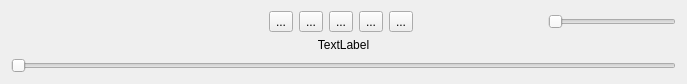
<?xml version="1.0" encoding="UTF-8"?>
<ui version="4.0">
 <class>MediaController</class>
 <widget class="QWidget" name="MediaController">
  <property name="geometry">
   <rect>
    <x>0</x>
    <y>0</y>
    <width>687</width>
    <height>80</height>
   </rect>
  </property>
  <layout class="QVBoxLayout" name="verticalLayout">
   <item>
    <layout class="QHBoxLayout" name="horizontalLayout_2">
     <item>
      <spacer name="horizontalSpacer">
       <property name="orientation">
        <enum>Qt::Horizontal</enum>
       </property>
       <property name="sizeHint" stdset="0">
        <size>
         <width>40</width>
         <height>20</height>
        </size>
       </property>
      </spacer>
     </item>
     <item>
      <widget class="QToolButton" name="prev">
       <property name="text">
        <string>...</string>
       </property>
       <property name="iconSize">
        <size>
         <width>32</width>
         <height>32</height>
        </size>
       </property>
      </widget>
     </item>
     <item>
      <widget class="QToolButton" name="play">
       <property name="text">
        <string>...</string>
       </property>
       <property name="iconSize">
        <size>
         <width>32</width>
         <height>32</height>
        </size>
       </property>
      </widget>
     </item>
     <item>
      <widget class="QToolButton" name="pause">
       <property name="text">
        <string>...</string>
       </property>
       <property name="iconSize">
        <size>
         <width>32</width>
         <height>32</height>
        </size>
       </property>
      </widget>
     </item>
     <item>
      <widget class="QToolButton" name="stop">
       <property name="text">
        <string>...</string>
       </property>
       <property name="iconSize">
        <size>
         <width>32</width>
         <height>32</height>
        </size>
       </property>
      </widget>
     </item>
     <item>
      <widget class="QToolButton" name="next">
       <property name="text">
        <string>...</string>
       </property>
       <property name="iconSize">
        <size>
         <width>32</width>
         <height>32</height>
        </size>
       </property>
       <property name="autoRaise">
        <bool>false</bool>
       </property>
      </widget>
     </item>
     <item>
      <layout class="QHBoxLayout" name="horizontalLayout">
       <item>
        <spacer name="horizontalSpacer_2">
         <property name="orientation">
          <enum>Qt::Horizontal</enum>
         </property>
         <property name="sizeHint" stdset="0">
          <size>
           <width>40</width>
           <height>20</height>
          </size>
         </property>
        </spacer>
       </item>
       <item>
        <widget class="Phonon::VolumeSlider" name="volume">
         <property name="orientation">
          <enum>Qt::Horizontal</enum>
         </property>
        </widget>
       </item>
      </layout>
     </item>
    </layout>
   </item>
   <item>
    <widget class="QLabel" name="info_label">
     <property name="text">
      <string notr="true">TextLabel</string>
     </property>
     <property name="alignment">
      <set>Qt::AlignCenter</set>
     </property>
    </widget>
   </item>
   <item>
    <widget class="Phonon::SeekSlider" name="seek_slider">
     <property name="orientation">
      <enum>Qt::Horizontal</enum>
     </property>
    </widget>
   </item>
  </layout>
 </widget>
 <customwidgets>
  <customwidget>
   <class>Phonon::SeekSlider</class>
   <extends>QSlider</extends>
   <header location="global">phonon/seekslider.h</header>
  </customwidget>
  <customwidget>
   <class>Phonon::VolumeSlider</class>
   <extends>QSlider</extends>
   <header location="global">phonon/volumeslider.h</header>
  </customwidget>
 </customwidgets>
 <resources/>
 <connections/>
</ui>
